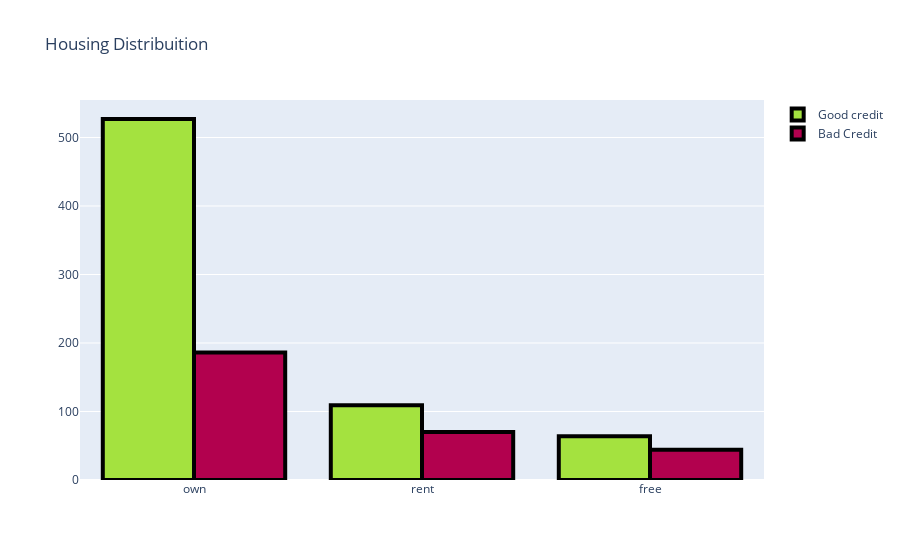

Here is the notebook cell this chart was saved with:
### Code cell
#First plot
trace0 = go.Bar(
                x = df[df["Risk"]== 'good']["Housing"].value_counts().index.values,
                y = df[df["Risk"]== 'good']["Housing"].value_counts().values,
                name='Good credit',
                marker=dict(
                color='#a4e23f'
                    )
                )

#Second plot
trace1 = go.Bar(
                x = df[df["Risk"]== 'bad']["Housing"].value_counts().index.values,
                y = df[df["Risk"]== 'bad']["Housing"].value_counts().values,
                name="Bad Credit",
                marker=dict(
                color='#b2014e'
                    )
                )

data = [trace0, trace1]

layout = go.Layout(title='Housing Distribuition')


fig = go.Figure(data=data, layout=layout)
fig.data[0].marker.line.width = 4
fig.data[0].marker.line.color = "black"
fig.data[1].marker.line.width = 4
fig.data[1].marker.line.color = "black"

py.iplot(fig, filename='Housing-Grouped')
plt.show()

### Figure 1 — Plotly figure (JSON) as saved in the notebook; plotly's stock layout.template omitted (floating-point values rounded to 4 significant figures)
{"data": [{"marker": {"color": "#a4e23f", "line": {"color": "black", "width": 4}}, "name": "Good credit", "type": "bar", "x": ["own", "rent", "free"], "y": [527, 109, 64]}, {"marker": {"color": "#b2014e", "line": {"color": "black", "width": 4}}, "name": "Bad Credit", "type": "bar", "x": ["own", "rent", "free"], "y": [186, 70, 44]}], "layout": {"title": {"text": "Housing Distribuition"}}}
